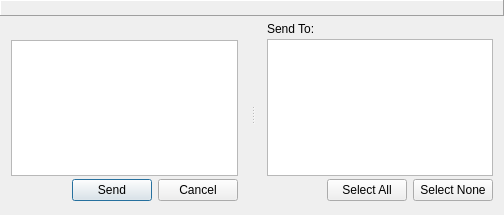
<?xml version="1.0" encoding="UTF-8"?>
<ui version="4.0">
 <class>BroadcastWindow</class>
 <widget class="QWidget" name="BroadcastWindow">
  <property name="geometry">
   <rect>
    <x>0</x>
    <y>0</y>
    <width>504</width>
    <height>215</height>
   </rect>
  </property>
  <property name="windowTitle">
   <string>Form</string>
  </property>
  <layout class="QVBoxLayout" name="verticalLayout_3">
   <property name="spacing">
    <number>0</number>
   </property>
   <property name="leftMargin">
    <number>0</number>
   </property>
   <property name="topMargin">
    <number>0</number>
   </property>
   <property name="rightMargin">
    <number>0</number>
   </property>
   <property name="bottomMargin">
    <number>3</number>
   </property>
   <item>
    <widget class="QLabel" name="lblInfo">
     <property name="autoFillBackground">
      <bool>true</bool>
     </property>
     <property name="frameShape">
      <enum>QFrame::Panel</enum>
     </property>
     <property name="frameShadow">
      <enum>QFrame::Raised</enum>
     </property>
     <property name="alignment">
      <set>Qt::AlignCenter</set>
     </property>
    </widget>
   </item>
   <item>
    <widget class="QSplitter" name="splitter">
     <property name="sizePolicy">
      <sizepolicy hsizetype="Expanding" vsizetype="Expanding">
       <horstretch>0</horstretch>
       <verstretch>0</verstretch>
      </sizepolicy>
     </property>
     <property name="orientation">
      <enum>Qt::Horizontal</enum>
     </property>
     <property name="handleWidth">
      <number>7</number>
     </property>
     <property name="childrenCollapsible">
      <bool>false</bool>
     </property>
     <widget class="QWidget" name="layoutWidget">
      <layout class="QVBoxLayout" name="verticalLayout">
       <property name="spacing">
        <number>0</number>
       </property>
       <property name="topMargin">
        <number>0</number>
       </property>
       <item>
        <widget class="QWidget" name="toolBarWidget" native="true">
         <property name="minimumSize">
          <size>
           <width>0</width>
           <height>24</height>
          </size>
         </property>
         <property name="maximumSize">
          <size>
           <width>16777215</width>
           <height>24</height>
          </size>
         </property>
         <layout class="QHBoxLayout" name="horizontalLayout_3">
          <property name="spacing">
           <number>0</number>
          </property>
          <property name="margin">
           <number>0</number>
          </property>
          <item>
           <layout class="QHBoxLayout" name="toolBarLayout"/>
          </item>
         </layout>
        </widget>
       </item>
       <item>
        <widget class="QTextEdit" name="txtMessage">
         <property name="sizePolicy">
          <sizepolicy hsizetype="Expanding" vsizetype="Expanding">
           <horstretch>4</horstretch>
           <verstretch>0</verstretch>
          </sizepolicy>
         </property>
         <property name="minimumSize">
          <size>
           <width>175</width>
           <height>0</height>
          </size>
         </property>
         <property name="tabChangesFocus">
          <bool>true</bool>
         </property>
         <property name="acceptRichText">
          <bool>false</bool>
         </property>
        </widget>
       </item>
       <item>
        <layout class="QHBoxLayout" name="horizontalLayout_4">
         <property name="topMargin">
          <number>3</number>
         </property>
         <item>
          <spacer name="horizontalSpacer">
           <property name="orientation">
            <enum>Qt::Horizontal</enum>
           </property>
           <property name="sizeHint" stdset="0">
            <size>
             <width>40</width>
             <height>20</height>
            </size>
           </property>
          </spacer>
         </item>
         <item>
          <widget class="QPushButton" name="btnSend">
           <property name="text">
            <string>Send</string>
           </property>
           <property name="default">
            <bool>true</bool>
           </property>
          </widget>
         </item>
         <item>
          <widget class="QPushButton" name="btnCancel">
           <property name="text">
            <string>Cancel</string>
           </property>
          </widget>
         </item>
        </layout>
       </item>
      </layout>
     </widget>
     <widget class="QWidget" name="layoutWidget1">
      <layout class="QVBoxLayout" name="verticalLayout_2">
       <property name="spacing">
        <number>0</number>
       </property>
       <property name="topMargin">
        <number>3</number>
       </property>
       <item>
        <widget class="QLabel" name="label">
         <property name="minimumSize">
          <size>
           <width>0</width>
           <height>20</height>
          </size>
         </property>
         <property name="text">
          <string>Send To:</string>
         </property>
        </widget>
       </item>
       <item>
        <widget class="QTreeWidget" name="tvUserList">
         <property name="sizePolicy">
          <sizepolicy hsizetype="Preferred" vsizetype="Expanding">
           <horstretch>0</horstretch>
           <verstretch>0</verstretch>
          </sizepolicy>
         </property>
         <property name="minimumSize">
          <size>
           <width>100</width>
           <height>0</height>
          </size>
         </property>
         <property name="horizontalScrollBarPolicy">
          <enum>Qt::ScrollBarAlwaysOff</enum>
         </property>
         <property name="indentation">
          <number>16</number>
         </property>
         <property name="animated">
          <bool>true</bool>
         </property>
         <property name="allColumnsShowFocus">
          <bool>true</bool>
         </property>
         <attribute name="headerVisible">
          <bool>false</bool>
         </attribute>
         <column>
          <property name="text">
           <string>Send To:</string>
          </property>
         </column>
         <column>
          <property name="text">
           <string>.</string>
          </property>
         </column>
        </widget>
       </item>
       <item>
        <layout class="QHBoxLayout" name="horizontalLayout">
         <property name="topMargin">
          <number>3</number>
         </property>
         <item>
          <spacer name="horizontalSpacer_2">
           <property name="orientation">
            <enum>Qt::Horizontal</enum>
           </property>
           <property name="sizeHint" stdset="0">
            <size>
             <width>40</width>
             <height>20</height>
            </size>
           </property>
          </spacer>
         </item>
         <item>
          <widget class="QPushButton" name="btnSelectAll">
           <property name="text">
            <string>Select All</string>
           </property>
          </widget>
         </item>
         <item>
          <widget class="QPushButton" name="btnSelectNone">
           <property name="text">
            <string>Select None</string>
           </property>
          </widget>
         </item>
        </layout>
       </item>
      </layout>
     </widget>
    </widget>
   </item>
  </layout>
 </widget>
 <layoutdefault spacing="6" margin="11"/>
 <tabstops>
  <tabstop>txtMessage</tabstop>
  <tabstop>tvUserList</tabstop>
 </tabstops>
 <resources/>
 <connections>
  <connection>
   <sender>btnCancel</sender>
   <signal>clicked()</signal>
   <receiver>BroadcastWindow</receiver>
   <slot>close()</slot>
   <hints>
    <hint type="sourcelabel">
     <x>210</x>
     <y>198</y>
    </hint>
    <hint type="destinationlabel">
     <x>251</x>
     <y>107</y>
    </hint>
   </hints>
  </connection>
 </connections>
</ui>
